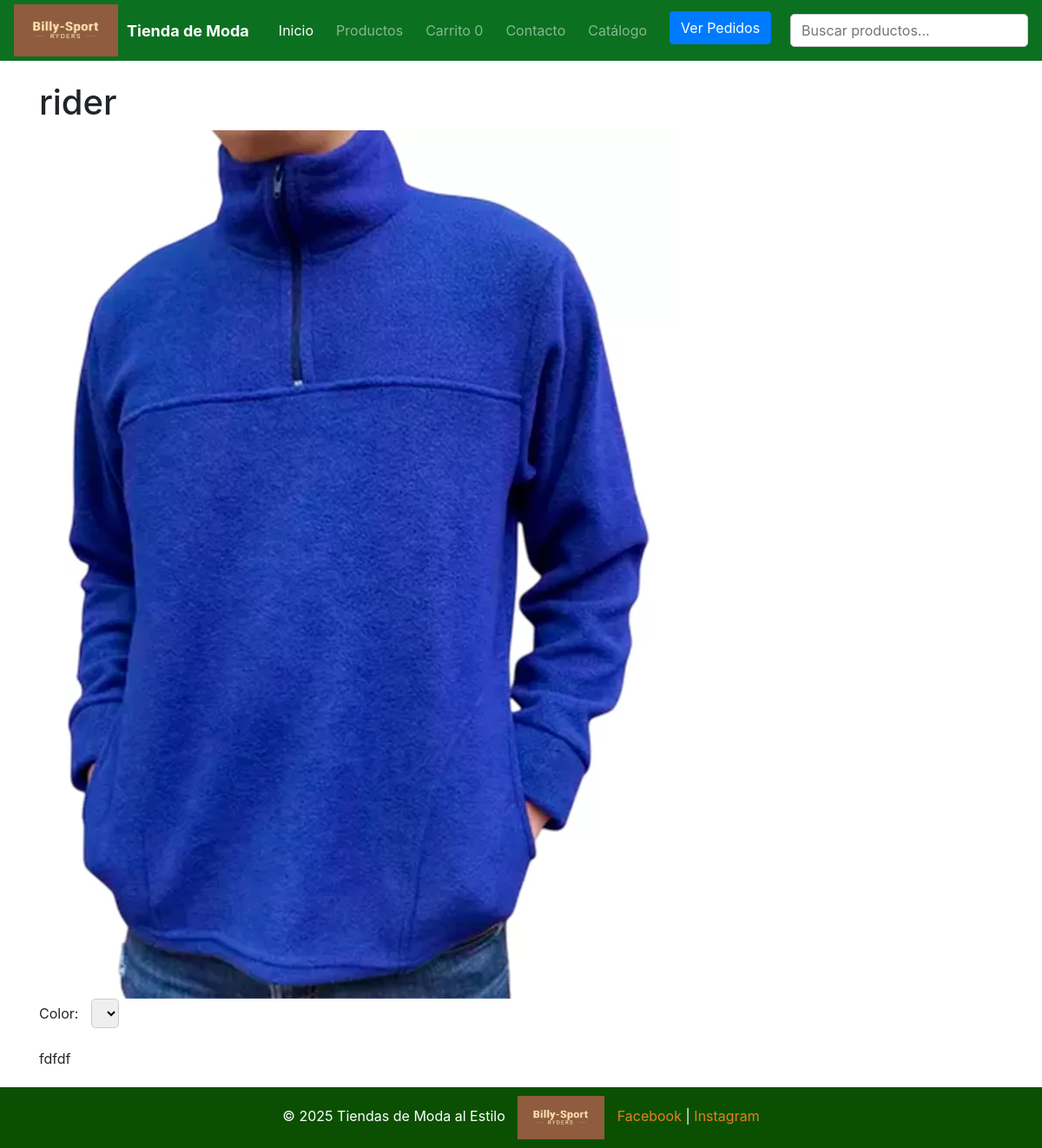
/producto/2/, run on the app's committed database.
### productos/models.py (models this page shows, shortened)
class Producto(models.Model):
    id = models.AutoField(primary_key=True)
    nombre = models.CharField(max_length=200)
    descripcion = models.TextField()
    precio = models.DecimalField(max_digits=10, decimal_places=2)
    stock = models.PositiveIntegerField(default=0)
    imagen = models.ImageField(upload_to='productos/', blank=True, null=True)
    destacado = models.BooleanField(default=False)
    COLOR_CHOICES = [
        ('rojo', 'Rojo'),
        ('naranja', 'Naranja'),
        ('amarillo', 'Amarillo'),
        ('verde', 'Verde'),
        ('celeste', 'Celeste'),
        ('azul', 'Azul'),
        ('violeta', 'Violeta'),
        ('rosa', 'Rosa'),
        ('negro', 'Negro'),
        ('blanco', 'Blanco'),
        ('gris', 'Gris'),
        ('marrón', 'Marrón'),
    ]
    color = models.CharField(max_length=20, choices=COLOR_CHOICES, default='rojo')
    categoria = models.ForeignKey(Categoria, on_delete=models.CASCADE, related_name='productos')

### productos/views.py (the view)
# urls.py: path('producto/<int:pk>/', views.DetalleProducto.as_view(), name='detalle_producto'),
class DetalleProducto(DetailView):
    model = Producto
    template_name = 'productos/detalle_producto.html'  # Nombre del template
    context_object_name = 'producto'

### productos/templates/productos/detalle_producto.html (shortened to what this page needs)
{% extends 'productos/base.html' %}
{% load static %}
{% block content %}
<link rel="stylesheet" href="{% static 'productos/css/detalles_producto.css' %}">
    <h1>{{ producto.nombre }}</h1>
    <img src="{{ producto.imagen.url }}" alt="{{ producto.nombre }}" id="imagen-producto">
    <div class="color-selector">
        <label for="color">Color:</label>
        <select id="color" name="color">
        </select>
    </div>
    <p>{{ producto.descripcion }}</p>
    <p>{{ producto.precio }}</p>
    <form id="form-agregar-carrito">
        <label for="cantidad">Cantidad:</label>
        <button type="submit">Agregar al carrito</button>
        <a href="{% url 'productos:index' %}"><button type="button">Volver al inicio</button></a> </form>
{% endblock %}

### static/productos/css/detalles_producto.css (style rules this page uses)
.color-selector { margin-bottom: 20px; }
.color-selector label { margin-right: 10px; }
.color-selector select { padding: 5px; border: 1px solid #ccc; border-radius: 5px; }

### data on the page
Producto: nombre "rider", imagen (picture), descripcion "fdfdf"
